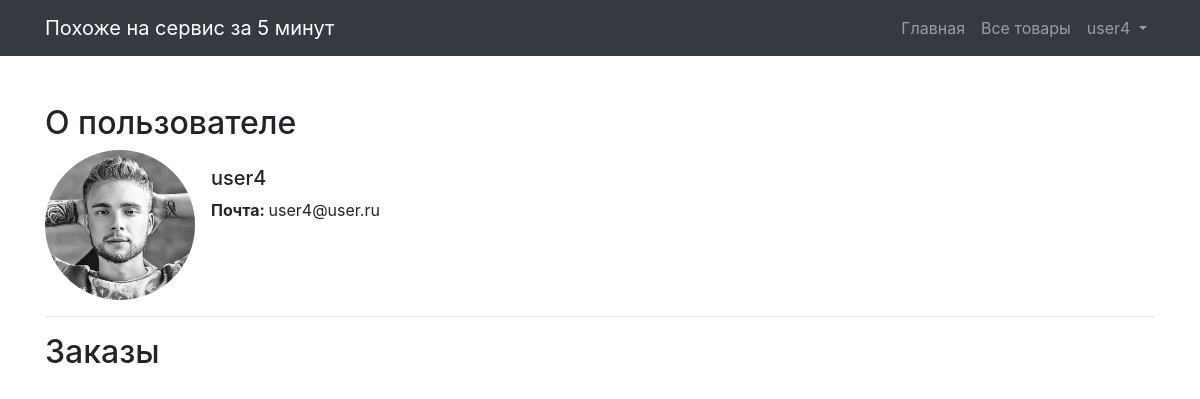
The app's page /profile (signed in) with its own data.
### shop/models.py (models this page shows)
class User(AbstractUser):
    image = models.FileField(upload_to='avatars', verbose_name='image')
    @property
    def get_image(self):
        if self.image and hasattr(self.image, 'url'):
            return self.image.url
        return '/static/img/default.jpg'
    def __str__(self):
        return self.username

### shop/views.py (the view)
# urls.py: path('profile', UserProfileView.as_view(), name="users.profile"),
class UserProfileView(ListView, LoginRequiredMixin):
    login_required()
    template_name = 'users/profile.html'
    context_object_name = 'orders'
    def get_queryset(self):
        return Order.objects.filter(user_id=self.request.user.id)[::-1]

### shop/templates/users/profile.html (shortened to what this page needs)
{% extends 'layouts/base.html' %}
{% block content %}
<div class="wrap">
    <h2>О пользователе</h2>
    <div class="d-flex">
        <div class="profile-image" style="background-image: url({{ user.get_image }})"></div>
        <div class="ml-3 mt-3">
            <h5>{{ user.username }}</h5>
            <p><b>Почта: </b> {{ user.email }}</p>
        </div>
    </div>
    <hr>
    <h2>Заказы</h2>
</div>
{% endblock %}

### shop/templates/layouts/base.html (shortened to what this page needs)
{% load static %}
<!doctype html>
<html lang="en">
<head>
    <link rel="stylesheet" href="{% static 'css/bootstrap.min.css' %}">
</head>
<body>
<header>
    <nav class="navbar navbar-expand-lg navbar-dark bg-dark">
        <div class="container">
            <a class="navbar-brand" href="{% url 'home.index' %}">Похоже на сервис за 5 минут</a>
            <ul class="navbar-nav">
                <li class="nav-item">
                    <a class="nav-link" href="{% url 'home.index' %}">Главная</a>
                </li>
                <li class="nav-item">
                    <a class="nav-link" href="{% url 'products.index' %}">Все товары</a>
                </li>
                {% if user.is_authenticated %}
                <li class="nav-item dropdown">
                    <a class="nav-link dropdown-toggle" href="#" id="navbarDropdownMenuLink" role="button"
                       data-toggle="dropdown" aria-haspopup="true" aria-expanded="false">
                        {{ user }}
                    </a>
                </li>
                {% endif %}
            </ul>
        </div>
    </nav>
</header>
<div class="wrap mt-5 mb-5">
    <div class="container">
        {% block content %}{% endblock %}
    </div>
</div>
</body>
</html>

### shop/templates/users/profile.html (style rules this page uses)
.profile-image { width: 150px; height: 150px; background-size: cover; background-position: center; background-repeat: no-repeat; border-radius: 50%; filter: grayscale(100%); transition: .3s easy-in-out; }

### records on screen
User: username "user4", get_image (picture), email "user4@user.ru"
